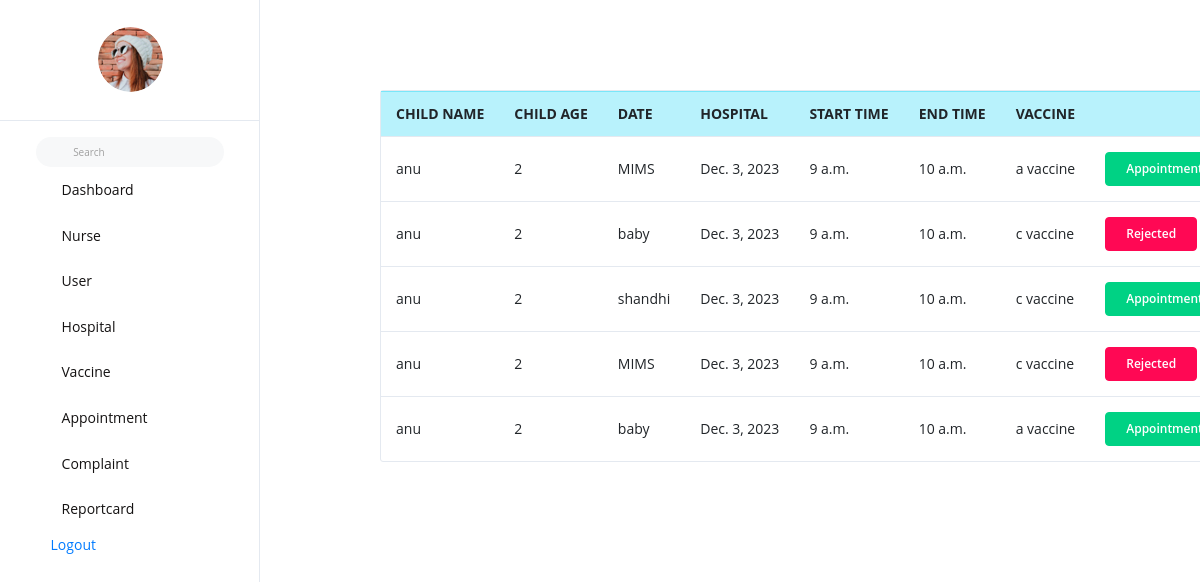
Page /book_appointment_view on the committed database.
### vacapp/models.py (models this page shows)
class Book_Appointment(models.Model):
    user = models.ForeignKey(Vaccination, on_delete=models.CASCADE)
    schedule = models.ForeignKey(Appointment, on_delete=models.CASCADE)
    status = models.IntegerField(default=0)
    vaccine_name = models.CharField(max_length=250, blank=True, null=True)
    vaccinated = models.BooleanField(default=False)

class Vaccination(AbstractUser):
    is_user = models.BooleanField(default=False)
    is_nurse = models.BooleanField(default=False)
    child_name = models.CharField(max_length=250)
    name = models.CharField(max_length=250)
    hospital = models.CharField(max_length=250)
    child_age = models.IntegerField(blank=True, null=True)
    address = models.CharField(max_length=100)
    gender = models.CharField(max_length=25)

class Appointment(models.Model):
    date = models.DateField(blank=True, null=True)
    hospital = models.ForeignKey(Hospital, on_delete=models.CASCADE)
    start_time = models.TimeField(blank=True, null=True)
    end_time = models.TimeField(blank=True, null=True)
    vaccine = models.ForeignKey(Vaccine, on_delete=models.CASCADE)

class Hospital(models.Model):
    name = models.CharField(max_length=250,blank=True, null=True)
    place = models.CharField(max_length=20,blank=True, null=True)
    email = models.EmailField()
    contact = models.CharField(max_length=20,blank=True, null=True)
    def __str__(self):
        return self.name or f"Hospital {self.id}"

class Vaccine(models.Model):
    vaccine_name = models.CharField(max_length=250, blank=True, null=True)
    type = models.CharField(max_length=250, blank=True, null=True)
    description = models.CharField(max_length=250, blank=True, null=True)
    def __str__(self):
        return self.vaccine_name or f"Vaccine {self.id}"

### vacapp/admin_views.py (the view)
# urls.py: path('book_appointment_view', admin_views.book_appointment_view, name='book_appointment_view'),
def book_appointment_view(request):
    new = Book_Appointment.objects.all()
    return render(request, 'admintemp/book_appointment_view.html', {"new": new})

### templates/admintemp/book_appointment_view.html (shortened to what this page needs)
{% extends 'admintemp/base.html' %}
{% load crispy_forms_tags %}
{% block content %}
<div class="card" style="margin-left:100px;margin-top:70px;">
 <table class="table">
  <tbody>
  <tr class="table-info">
      <th scope="col">CHILD NAME</th>
      <th scope="col">CHILD AGE</th>
      <th scope="col">DATE</th>
      <th scope="col">HOSPITAL</th>
      <th scope="col">START TIME</th>
      <th scope="col">END TIME</th>
      <th scope="col">VACCINE</th>
      <th scope="col"></th>
    </tr>
  {% for i in new %}
  <tr>
      <td>{{i.user.child_name}}</td>
      <td>{{i.user.child_age}}</td>
      <td>{{i.schedule.hospital}}</td>
      <td>{{i.schedule.date}}</td>
      <td>{{i.schedule.start_time}}</td>
      <td>{{i.schedule.end_time}}</td>
      <td>{{i.schedule.vaccine}}</td>
      <td>
      {% if i.status == 0 %}
      <a  type="button" class="btn btn-success" href="{% url 'approve_appointment' i.id %}">Accept</a>
     <form action="{% url 'reject_appointment' i.id %}" method="post" style="display:inline" onsubmit="window.mytest()">
{% csrf_token %}
      <button class="btn btn-danger">Reject</button>
      </form>
         {% elif i.status == 1 %}
         <button type="button" class="btn btn-success">Appointment confirmed</button>
         {% else %}
         <button type="button" class="btn btn-danger">Rejected</button>
         {% endif %}
     </td>
  </tr>
  {%empty%}
  <tr>
      <td colspan="7"><h2>NO RESULT FOUND</h2></td>
  </tr>
    {% endfor %}
</table>
</div>
{% endblock %}

### rows in the picture
Book_Appointment: user.child_name "anu", user.child_age "2", schedule.hospital "MIMS", schedule "Dec. 3, 2023", schedule.start_time "9 a.m.", schedule.end_time "10 a.m.", schedule.vaccine "a vaccine", status "Appointment confirmed"
Book_Appointment: user.child_name "anu", user.child_age "2", schedule.hospital "baby", schedule "Dec. 3, 2023", schedule.start_time "9 a.m.", schedule.end_time "10 a.m.", schedule.vaccine "c vaccine", status "Rejected"
Book_Appointment: user.child_name "anu", user.child_age "2", schedule.hospital "shandhi", schedule "Dec. 3, 2023", schedule.start_time "9 a.m.", schedule.end_time "10 a.m.", schedule.vaccine "c vaccine", status "Appointment confirmed"
Book_Appointment: user.child_name "anu", user.child_age "2", schedule.hospital "MIMS", schedule "Dec. 3, 2023", schedule.start_time "9 a.m.", schedule.end_time "10 a.m.", schedule.vaccine "c vaccine", status "Rejected"
Book_Appointment: user.child_name "anu", user.child_age "2", schedule.hospital "baby", schedule "Dec. 3, 2023", schedule.start_time "9 a.m.", schedule.end_time "10 a.m.", schedule.vaccine "a vaccine", status "Appointment confirmed"
